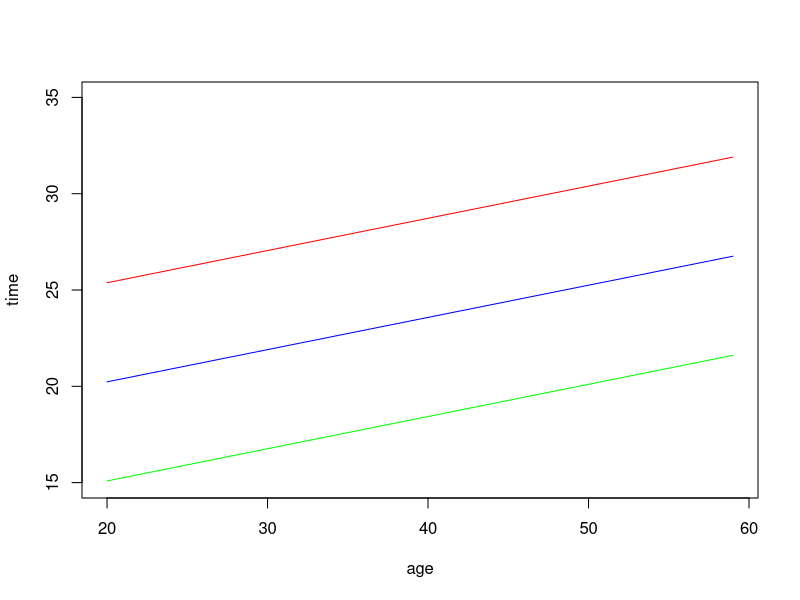
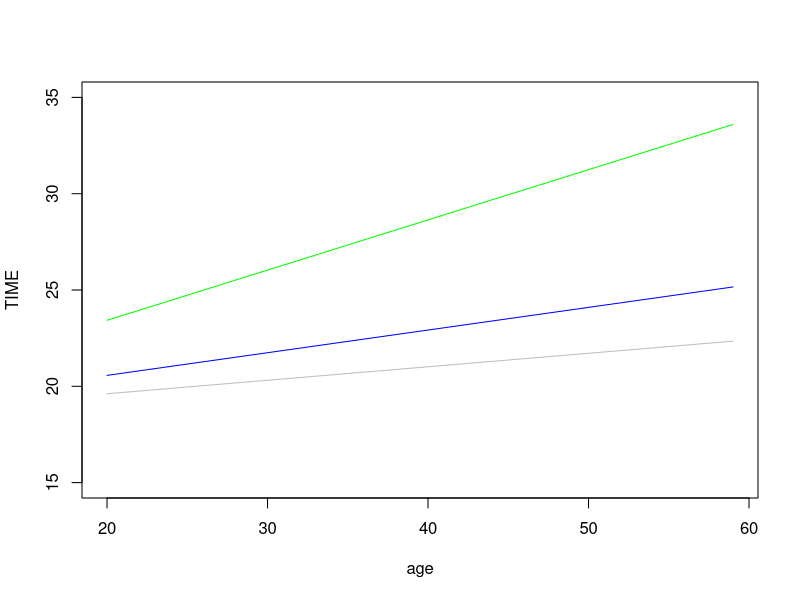
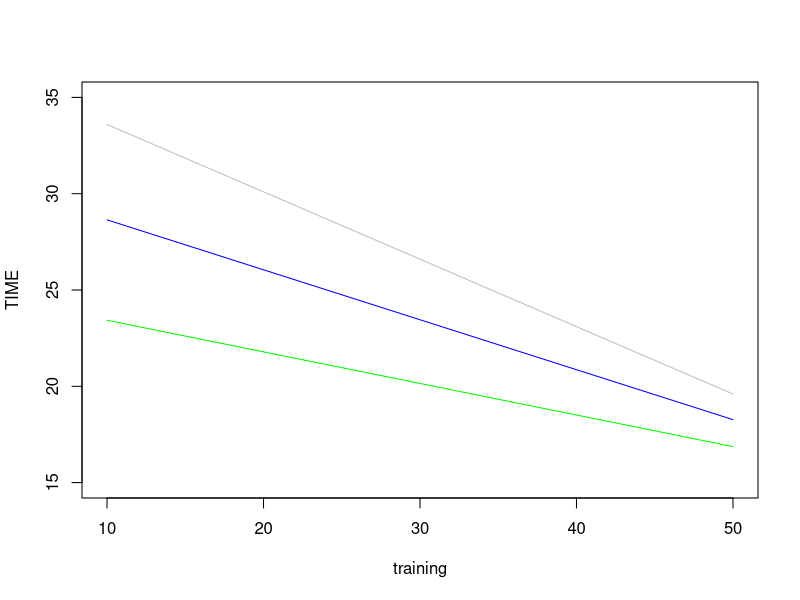
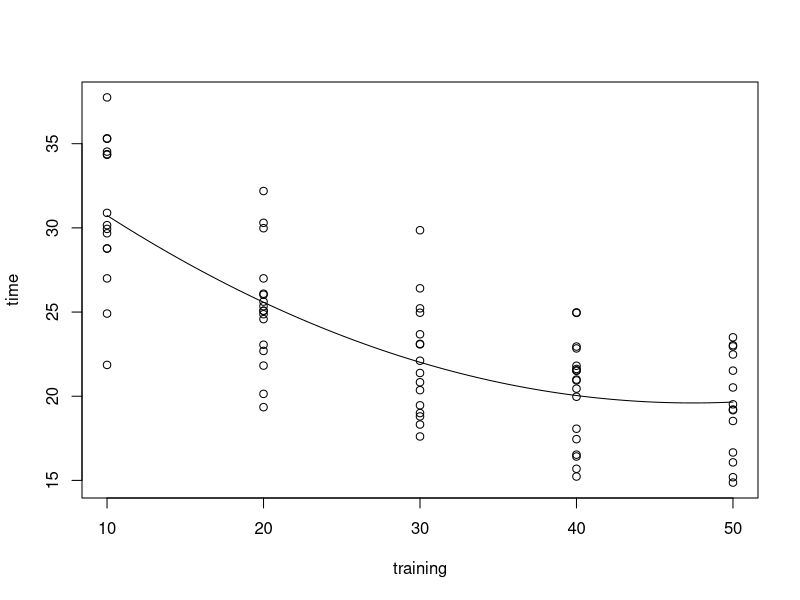

Recreate these plots in R, in order.
## ---- chunk 1
library(readr)
## ---- chunk 2
runners <- read_table("runners.txt")
## ---- chunk 3
modeloC <- lm(time ~ 1 + age + training, data = runners)
modeloA1 <- lm(time ~ 1 + age + training + age*training, data = runners)
## ---- chunk 4
anova(modeloC, modeloA1)
## ---- chunk 5
coef(modeloC)
## ---- chunk 6
age <- runners$age
training <- runners$training
## ---- chunk 7
b0 <- 24.6051900
b1 <- 0.1672437
b2 <- -0.2572801

training1 <- 10
training2 <- 30
training3 <- 50

time1 <- b0 + b1*age + b2*training1
time2 <- b0 + b1*age + b2*training2
time3 <- b0 + b1*age + b2*training3

plot(age, time1, type="l", ylim = c(15, 35), ylab = "time", col = "red")
lines(age, time2, ylim = c(15, 35), col = "blue")
lines(age, time3, ylim = c(15, 35), col = "green")
## ---- chunk 8
coef(modeloA1)
## ---- chunk 9
b0 <- 18.899198113
b1 <- 0.308398116
b2 <- -0.068652968
b3 <- -0.00476738

training1 <- 10
training2 <- 40
training3 <- 50

time1 <- b0 + b1*age + b2*training1 + b3*age*training1
time2 <- b0 + b1*age + b2*training1 + b3*age*training2
time3 <- b0 + b1*age + b2*training1 + b3*age*training3

plot(age, time1, type="l", ylim = c(15, 35), ylab = "TIME", col = "green")
lines(age, time2, col = "blue")
lines(age, time3, col = "gray")
## ---- chunk 10
age1 <- 20
age2 <- 40
age3 <- 59

time1 <- b0 + b1*age1 + b2*training + b3*age1*training
time2 <- b0 + b1*age2 + b2*training + b3*age2*training
time3 <- b0 + b1*age3 + b2*training + b3*age3*training

plot(training, time1, type="l", ylim = c(15, 35), ylab = "TIME", col = "green")
lines(training, time2, col = "blue")
lines(training, time3, col = "gray")
## ---- chunk 11
modeloA2 <- lm(time ~ 1 + training + I(training*training), data = runners)
coef(modeloA2)
## ---- chunk 12
with(runners, plot(training, time))
curve(predict(modeloA2, newdata = data.frame(training = x)), add = TRUE)
